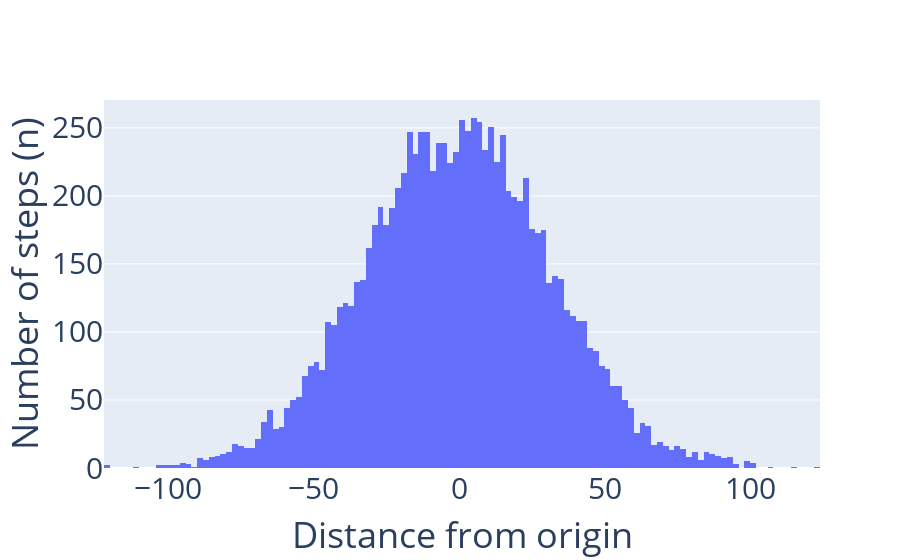

The notebook cell this image was saved under:
### Markdown cell above
The figure shows the path taken by a particle for the first 4 iterations of the random walk. If we normalise this and find a distribution, we get a Gaussian shape.

### Code cell
import plotly.graph_objects as go
import numpy as np

l = 1000
iterations = 10000
steps = np.random.choice([-1, 1], size=(iterations, l)) + 0.05 * np.random.standard_normal((iterations, l)) # l steps
position = np.cumsum(steps, axis=1) # integrate all positions by summing steps values along time axis

fig = go.Figure(data=go.Histogram(x=position[:, -1]))
fig.update_layout(
    xaxis_title='Distance from origin', 
    yaxis_title='Number of steps (n)',
    font=dict(size=30) # set font size to 18
)
fig.show()
fig.write_image("random_walk.png")

### Figure 1 — Plotly figure (JSON) as saved in the notebook; plotly's stock layout.template omitted (floating-point values rounded to 4 significant figures; data arrays with more than 128 entries replaced by an {"elided": "..."} marker saying what was removed)
{"data": [{"type": "histogram", "x": {"elided": "10000 float values"}}], "layout": {"font": {"size": 30}, "xaxis": {"title": {"text": "Distance from origin"}}, "yaxis": {"title": {"text": "Number of steps (n)"}}}}
